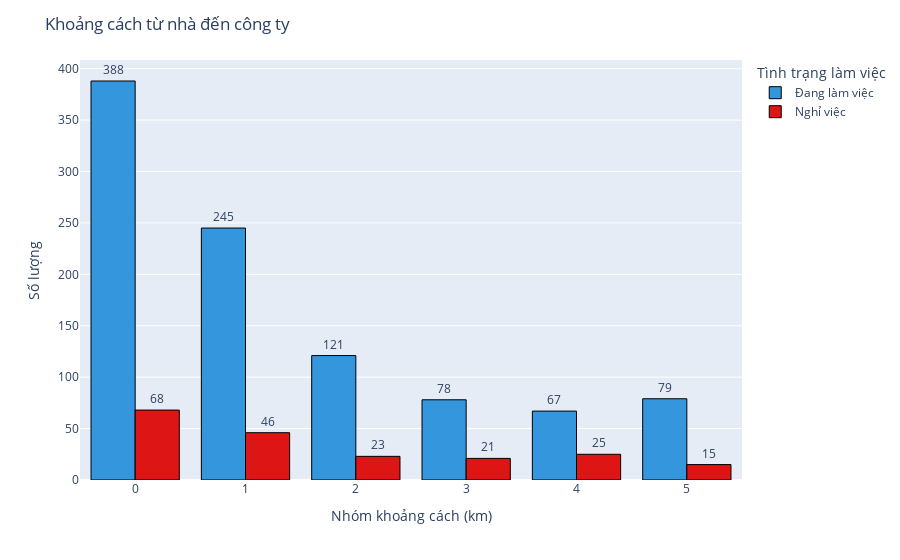

Write notebook code for a chart like this one.
### Markdown cell above
- Nhận xét:
Dựa vào biểu đồ ta thấy những người nằm ở mức thấp thường có xu hướng nghỉ việc, đối mới những người ở bậc cao hơn (bậc 3) xu hướng họ nghỉ việc nhiều hơn, có thể họ mong muốn tìm thêm cơ hội và đãi ngộ xứng đáng hơn, tuy nhiên biểu đồ này cho mức độ cân bằng cuộc sống ở mức 3 trở lên vẫn chiếm số lượng nhiều hơn, thấy nhân viên ở đây có sự hài lòng về công việc hiện tại ở công ty. Để kiểm tra nhận định này, ta sẽ tìm hiểu sự hài lòng của nhân viên đối với công ty như thế nào

### Code cell
df['Các nhóm khoảng cách từ nhà đến công ty'] = df['DistanceFromHome'].apply(lambda x: int(x / 5))

fig_bar = px.histogram(
    df,
    x='Các nhóm khoảng cách từ nhà đến công ty',
    color=df['Attrition'].map(lambda x: 'Đang làm việc' if x == 'No' else 'Nghỉ việc'),
    barmode='group',
    color_discrete_map={'Nghỉ việc': '#DE1515', 'Đang làm việc': '#3497DE'},
    text_auto=True
)
fig_bar.update_layout(
    title='Khoảng cách từ nhà đến công ty',
    legend_title_text='Tình trạng làm việc',
    xaxis_title='Nhóm khoảng cách (km)',
    yaxis_title='Số lượng'
)

fig_bar.update_traces(textposition='outside',marker=dict(line=dict(color='black', width=1)))
fig_bar.show()

fig_pie = make_subplots(
    rows=2,
    cols=3,
    specs=[[{'type': 'domain'}] * 3] * 2,
    subplot_titles=[
        "Nhóm 0: Khoảng cách 0 - 4 km",
        "Nhóm 1: Khoảng cách 5 - 9 km",
        "Nhóm 2: Khoảng cách 10 - 14 km",
        "Nhóm 3: Khoảng cách 15 - 19 km",
        "Nhóm 4: Khoảng cách 20 - 24 km",
        "Nhóm 5: Khoảng cách 25 - 29 km"
    ]
)
color_map = {'Đang làm việc': '#3497DE', 'Nghỉ việc': '#DE1515'}
for i in range(2):
    for j in range(3):
        group_index = j if i == 0 else j + 3
        vc = df[df['Các nhóm khoảng cách từ nhà đến công ty'] == group_index]['Attrition'].value_counts().reindex(['No', 'Yes'], fill_value=0)
        values = vc.values
        labels = ['Đang làm việc' if label == 'No' else 'Nghỉ việc' for label in vc.index]
        colors = [color_map[label] for label in labels]
        fig_pie.add_trace(
            go.Pie(
                labels=labels,
                values=values,
                name=f'Nhóm {group_index}',textposition='inside',
                pull=[0.05, 0],
                marker=dict(colors=colors, line=dict(color='black', width=1)),
                sort=False,
                textinfo='percent+label'
            ),
            row=i+1,
            col=j+1
        )
fig_pie.update_traces(
    textfont_size=14,
    pull=[0.1, 0],
    selector=dict(type='pie')
)
fig_pie.update_layout(
    title_text='Tỉ lệ nghỉ việc theo từng nhóm khoảng cách từ nhà đến công ty',
    height=800,
    showlegend=True,
    legend_title_text='Tình trạng làm việc'
)
fig_pie.show()

### Figure 1 — Plotly figure (JSON) as saved in the notebook; plotly's stock layout.template omitted (floating-point values rounded to 4 significant figures; data arrays with more than 128 entries replaced by an {"elided": "..."} marker saying what was removed)
{"data": [{"alignmentgroup": "True", "bingroup": "x", "hovertemplate": "color=Đang làm việc<br>Các nhóm khoảng cách từ nhà đến công ty=%{x}<br>count=%{y}<extra></extra>", "legendgroup": "Đang làm việc", "marker": {"color": "#3497DE", "line": {"color": "black", "width": 1}, "pattern": {"shape": ""}}, "name": "Đang làm việc", "offsetgroup": "Đang làm việc", "orientation": "v", "showlegend": true, "textposition": "outside", "texttemplate": "%{value}", "type": "histogram", "x": {"elided": "978 int values"}, "xaxis": "x", "yaxis": "y"}, {"alignmentgroup": "True", "bingroup": "x", "hovertemplate": "color=Nghỉ việc<br>Các nhóm khoảng cách từ nhà đến công ty=%{x}<br>count=%{y}<extra></extra>", "legendgroup": "Nghỉ việc", "marker": {"color": "#DE1515", "line": {"color": "black", "width": 1}, "pattern": {"shape": ""}}, "name": "Nghỉ việc", "offsetgroup": "Nghỉ việc", "orientation": "v", "showlegend": true, "textposition": "outside", "texttemplate": "%{value}", "type": "histogram", "x": {"elided": "198 int values"}, "xaxis": "x", "yaxis": "y"}], "layout": {"barmode": "group", "legend": {"title": {"text": "Tình trạng làm việc"}, "tracegroupgap": 0}, "margin": {"t": 60}, "title": {"text": "Khoảng cách từ nhà đến công ty"}, "xaxis": {"anchor": "y", "domain": [0, 1], "title": {"text": "Nhóm khoảng cách (km)"}}, "yaxis": {"anchor": "x", "domain": [0, 1], "title": {"text": "Số lượng"}}}}
